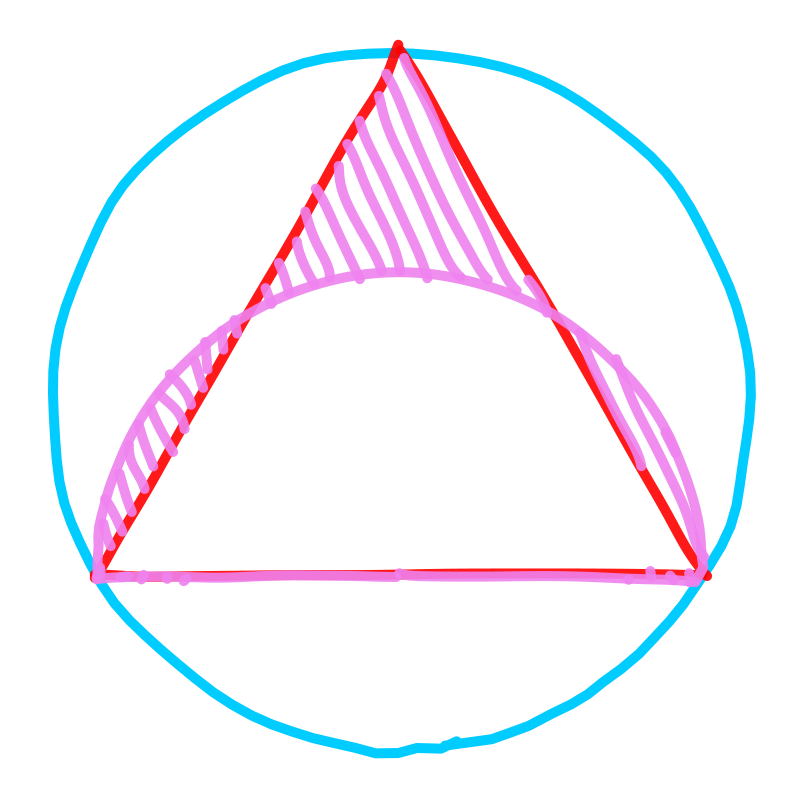

Write Python code to recreate this figure.
import cairo
from handd import HDD
import math

img = cairo.ImageSurface(cairo.FORMAT_ARGB32, 800, 800)
ctx = HDD(img)


ctx.set_source_rgb(1, 1, 1)
ctx.rectangle(0, 0, 800, 800)
ctx.fill()

# HDD.deviation = 0
ctx.set_source_rgb(0, 0.8, 1)
ctx.set_line_width(10)
p, bb = ctx.circle_hdd(400, 400, 350, step=.008, dev=10)
ctx.stroke()
ctx.set_source_rgba(1, 0, 0, .9)
q, cc = ctx.regular_polygon_hdd(400, 400, 350, 3, - math.pi / 2)
ctx.set_source_rgba(238 / 255, 130 / 255, 238 / 255, .9)
r, dd = ctx.sector_hdd(400, 575, 303, -math.pi, 0)

ctx.set_source_rgba(238 / 255, 130 / 255, 238 / 255, .9)
ctx.hatch_hdd(q, cc,
              angle=math.radians(115),
              nb=30,
              condition=lambda x, y: not HDD.is_in_polygon(x, y, r))
ctx.hatch_hdd(r, dd,
              angle=math.radians(115),
              nb=35,
              condition=lambda x, y: not HDD.is_in_polygon(x, y, q))

img.write_to_png("catriona38.png")
